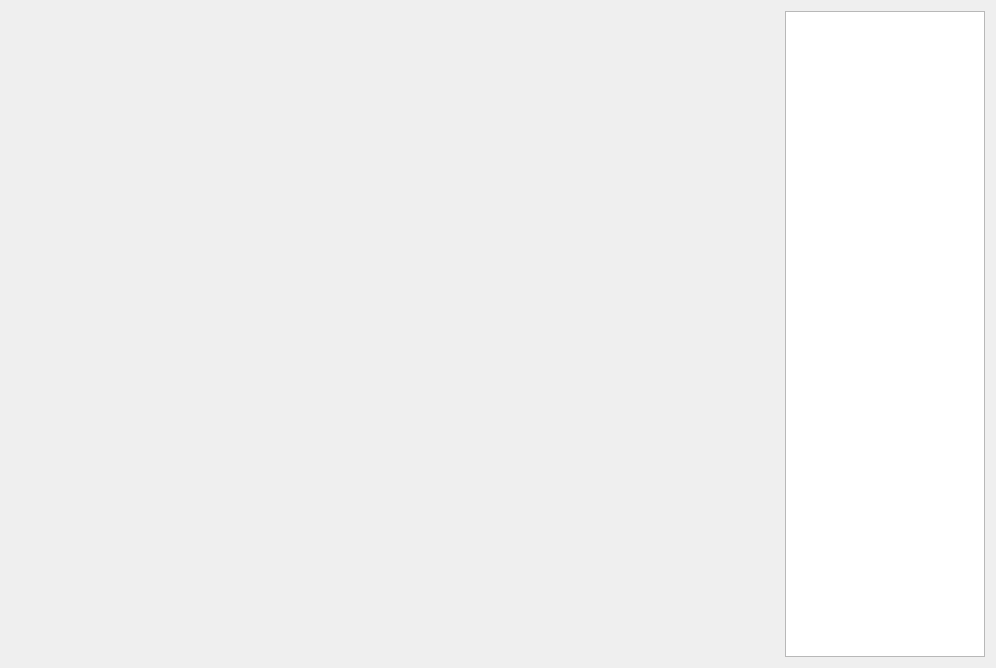
<?xml version="1.0" encoding="UTF-8"?>
<ui version="4.0">
 <class>TabSpectrumWidget</class>
 <widget class="QWidget" name="TabSpectrumWidget">
  <property name="geometry">
   <rect>
    <x>0</x>
    <y>0</y>
    <width>996</width>
    <height>668</height>
   </rect>
  </property>
  <property name="windowTitle">
   <string>Form</string>
  </property>
  <layout class="QHBoxLayout" name="horizontalLayout" stretch="4,1,1">
   <item>
    <layout class="QVBoxLayout" name="spectumWidgetsContainer"/>
   </item>
   <item>
    <widget class="CorrelationGroupWidget" name="correlationsGroupWidget" native="true">
     <property name="minimumSize">
      <size>
       <width>200</width>
       <height>0</height>
      </size>
     </property>
    </widget>
   </item>
   <item>
    <widget class="QTreeView" name="settingsTreeView">
     <property name="sizePolicy">
      <sizepolicy hsizetype="Preferred" vsizetype="Preferred">
       <horstretch>0</horstretch>
       <verstretch>0</verstretch>
      </sizepolicy>
     </property>
     <property name="minimumSize">
      <size>
       <width>200</width>
       <height>0</height>
      </size>
     </property>
    </widget>
   </item>
  </layout>
 </widget>
 <customwidgets>
  <customwidget>
   <class>CorrelationGroupWidget</class>
   <extends>QWidget</extends>
   <header>Correlations/CorrelationGroupWidget.h</header>
   <container>1</container>
  </customwidget>
 </customwidgets>
 <resources/>
 <connections/>
</ui>
